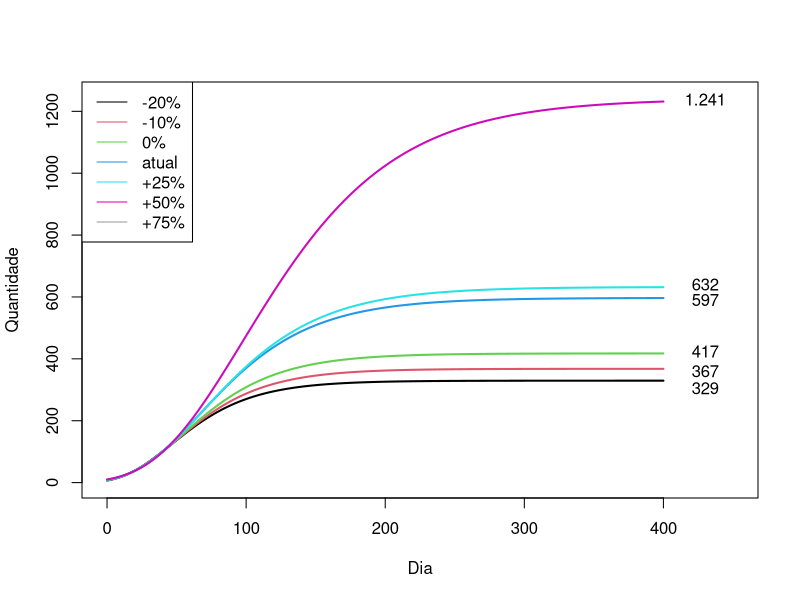
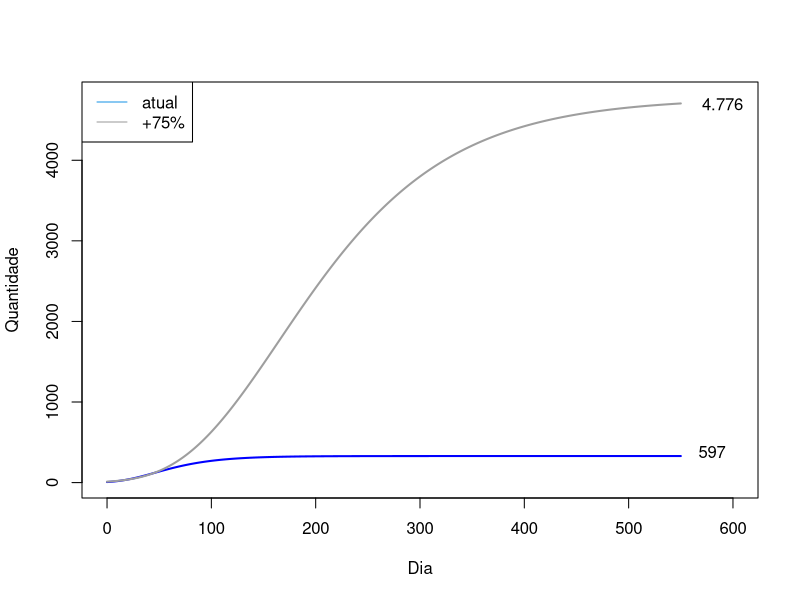
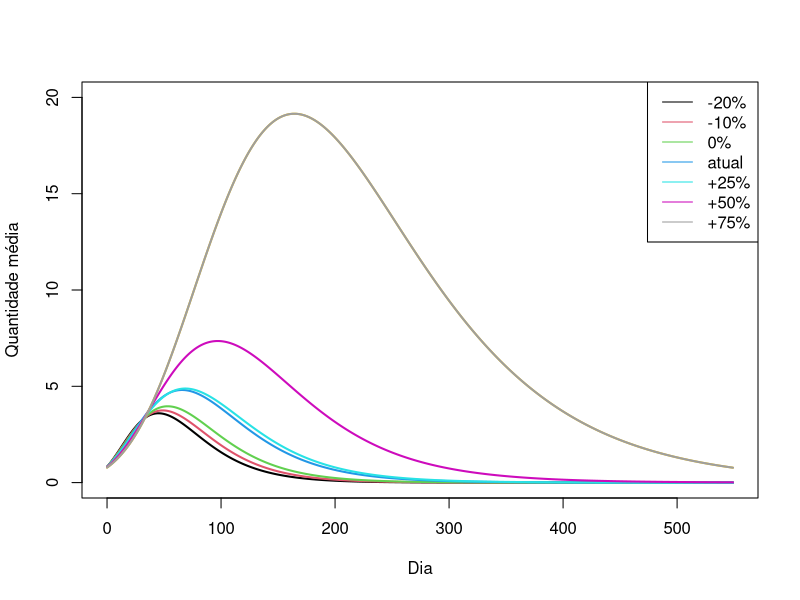
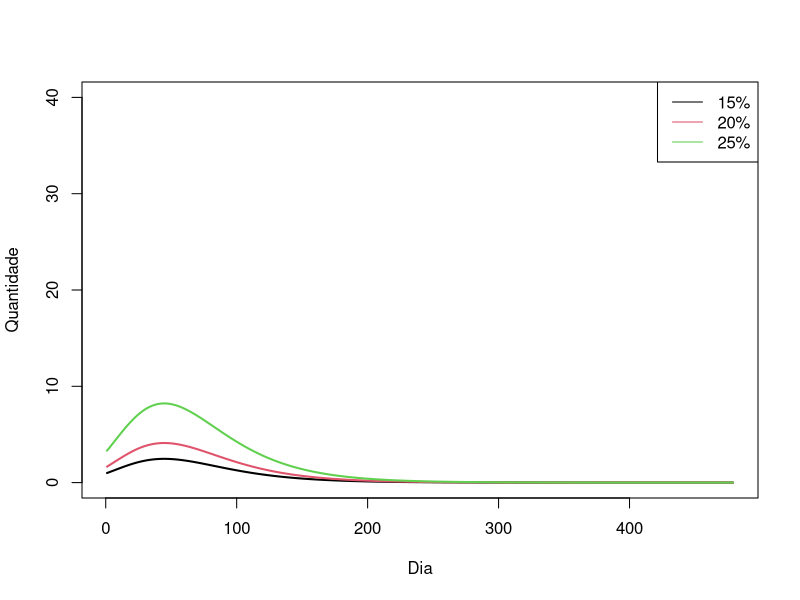

Here is the R script that generated these plots, in order:
####################################################################################
##### DADOS COVID-19 PMCG ##########################################################
#################################################################################### 

       ALPHA <- matrix(0, nrow=7, ncol=3)

   ALPHA[1,] <- c(329.4358, 3.8762, 0.0297)  # -20
   ALPHA[2,] <- c(367.7685, 3.9270, 0.0277)  # -10
   ALPHA[3,] <- c(417.4884, 3.9962, 0.0258)  # 0
   ALPHA[4,] <- c(596.9272, 4.2699, 0.0219)  # Atual
   ALPHA[5,] <- c(632.2236, 4.2706, 0.0210)  # +25
   ALPHA[6,] <- c(1241.1720, 4.8103, 0.0161)  # +50
   ALPHA[7,] <- c(4776.2266, 6.0256, 0.0109)  # +75

          fg <- function(d){alpha[1]*exp(-alpha[2]*exp(-alpha[3]*d))}
          x0 <- seq(0,400,1)

####################             
##### Curva Gompertz
###################       

for(i in 1:6){
       alpha <- ALPHA[i,]
          y0 <- fg(x0)
               
           if(i==1)
         plot(x0, y0, type="l", lwd=2, xlim=c(0,450), ylim=c(0,1245), xlab="Dia", ylab="Quantidade")
               
           if(i>1)
       points(x0, y0, type="l", lwd=2, col=i)
               
           if(i==7)
       points(x0, y0, type="l", lwd=2, col=8)
             }
       
       
       legend("topleft", legend=c("-20%", "-10%", "0%","atual", "+25%", "+50%", "+75%"), col=c(1,2,3,4,5,6,8), lty=1)
      
         text(430, 305, "329")
         text(430, 360, "367")
         text(430, 425, "417")
         text(430, 590, "597")
         text(430, 640, "632")
         text(430, 1240, "1.241")
         text(430, 4775, "4.776")
       
##### Para i=7
       
          x0 <- seq(0,550,1)
       
           i <- 1
       alpha <- ALPHA[i,]
          y0 <- fg(x0)
         plot(x0, y0, type="l", lwd=2, xlim=c(0,600), ylim=c(0,4780), xlab="Dia", ylab="Quantidade", col="blue")
         
           i <- 7
       alpha <- ALPHA[i,]
          y0 <- fg(x0)
       points(x0, y0, type="l", lwd=2, col=8)
         
       legend("topleft", legend=c("atual", "+75%"), col=c(4,8), lty=1)
       
         text(580, 380, "597")
         text(590, 4700, "4.776")
       
######################################       
##### Curva média notificações diárias
######################################
       
for(i in 1:7){
       alpha <- ALPHA[i,]
          y0 <- fg(x0)
          n0 <- length(x0)
          d1 <- y0[1:(n0-1)]
          d2 <- y0[2:n0]
           d <- d2 - d1 
       
           if(i==1)
         plot(x0[1:(n0-1)], d, type="l", lwd=2, ylim=c(0,20), xlab="Dia", ylab="Quantidade média")
       
           if(i>1)
       points(x0[1:(n0-1)], d, type="l", lwd=2, col=i)
        
           if(i==7)
       points(x0[1:(n0-1)], d, type="l", lwd=2, col=8)
             }
       
       
legend("topright", legend=c("-20%", "-10%", "0%","atual", "+25%", "+50%", "+75%"), col=c(1,2,3,4,5,6,8), lty=1)

########################################################            
##### Gráfico do uso dos leitos clínicos
########################################################            

         alpha <- ALPHA[3,]

model.gomp.est <- function(d){alpha[1]*exp(-alpha[2]*exp(-alpha[3]*d))
               }

         #   kt <- 20   # Clínico
        #    pl <- c(15, 20, 25) # clínico
            
            kt <- 21   # uti
            pl <- c(3,5,10) #uti
            d0 <- seq(0,500) 
  for(m in 1:3){         
           uta <- round((pl[m]/100)*model.gomp.est(d0), 6)
           nta <- length(uta)
           uti <- uta[2:nta] - uta[1:nta-1]
            nt <- length(uti) - kt
  
         q.uti <- numeric()
 for(i in 1:nt){
      q.uti[i] <- sum(uti[i:(i+kt-1)])     
               }
  
            x0 <- seq(1,length(q.uti))
             if(m==1)
           plot(x0, q.uti, type="l", lwd=2, xlab="Dia", ylab="Quantidade", ylim=c(0,40))
             if(m > 1) 
         points(x0, q.uti, type="l", lwd=2, col=m)
               }

         legend("topright", legend=c("15%", "20%", "25%"), col=c(1,2,3),lty=1)
